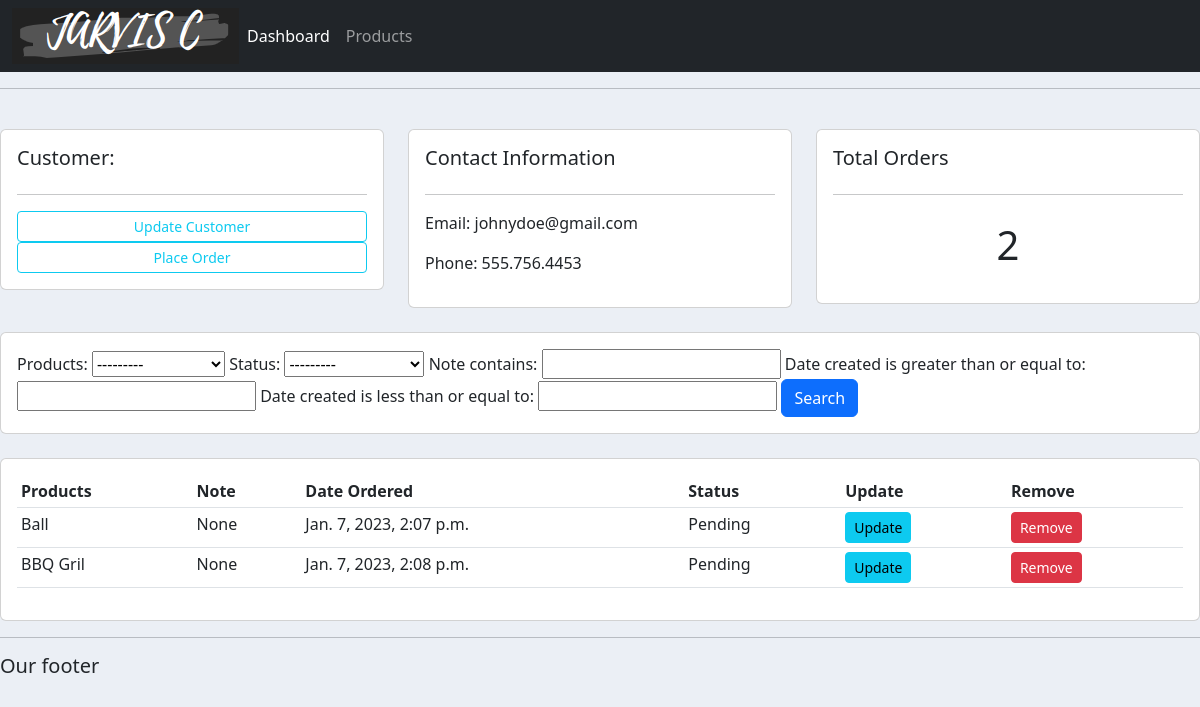
The app's page /customer/1/ with its own data.
### accounts/models.py (models this page shows, shortened)
class Customer(models.Model):
    name = models.CharField(max_length=200, null=True)
    phone = models.CharField(max_length=200, null=True)
    email = models.CharField(max_length=200, null=True)
    date_created = models.DateTimeField(auto_now_add=True, null=True)

class Order(models.Model):
    STATUS = (
        ('Pending', 'Pending'),
        ('Out for delivery', 'Out for delivery'),
        ('Delivery', 'Delivery'),
    )
    customer = models.ForeignKey(Customer, null=True, on_delete=models.SET_NULL)
    products = models.ForeignKey(Products, null=True, on_delete=models.SET_NULL)
    date_created = models.DateTimeField(auto_now_add=True, null=True)
    status = models.CharField(max_length=200, null=True, choices=STATUS)
    note = models.CharField(max_length=1000, null=True)

class Products(models.Model):
    CATEGORY = (
        ('Indoor', 'Indoor'),
        ('Out Door', 'Out Door'),
    )
    name = models.CharField(max_length=200, null=True)
    price = models.FloatField(null=True)
    category = models.CharField(max_length=200, null=True, choices=CATEGORY)
    description = models.CharField(max_length=200, null=True, blank=True)
    date_created = models.DateTimeField(auto_now_add=True, null=True)
    tags = models.ManyToManyField(Tag)
    def __str__(self):
        return self.name

### accounts/views.py (the view)
# urls.py: path('customer/<str:pk_test>/', views.customer, name="customer"),
def customer(request, pk_test):
    custom = Customer.objects.get(id=pk_test)
    orders = custom.order_set.all()
    order_count = orders.count()
    myFilter = OrderFilter(request.GET, queryset=orders)
    orders = myFilter.qs
    context = {'customer': custom, 'orders': orders, 'order_count': order_count, 'myFilter': myFilter}
    return render(request, 'accounts/customer.html', context)

### accounts/templates/accounts/customer.html
{% extends 'accounts/base.html' %}
{% block content %}
<br/>
<div class="row">
    <div class="col-md">
        <div class="card card-body">
            <h5>Customer:</h5>
            <hr/>
            <a href="" class="btn btn-outline-info btn-sm btn-block">Update Customer</a>
            <a  class="btn btn-outline-info btn-sm btn-block" href="{% url 'create_order' customer.id %}">Place Order</a>
        </div>
    </div>
    <div class="col-md">
        <div class="card card-body">
            <h5>Contact Information</h5>
            <hr/>
            <p>Email: {{ customer.email }}</p>
            <p>Phone: {{ customer.phone }}</p>
        </div>
    </div>
    <div class="col-md">
        <div class="card card-body">
            <h5>Total Orders</h5>
            <hr/>
            <h1 style="text-align: center; padding: 10px">{{ order_count  }}</h1>
        </div>
    </div>
</div>
<br/>
<div class="row">
    <div class="col">
        <div class="card card-body">
            <form method="get">
                {{ myFilter.form }}
                <button class="btn btn-primary" type="submit">Search</button>
            </form>
        </div>
    </div>
</div>
<br/>
<div class="row">
    <div class="col-md">
        <div class="card card-body">
            <table class="table table-sm">
                <tr>
                    <th>Products</th>
                    <th>Note</th>
                    <th>Date Ordered</th>
                    <th>Status</th>
                    <th>Update</th>
                    <th>Remove</th>
                </tr>
                {% for order in orders %}
                <tr>
                    <td>{{ order.products }}</td>
                    <td>{{ order.note }}</td>
                    <td>{{ order.date_created }}</td>
                    <td>{{ order.status }}</td>
                    <td><a class="btn btn-sm btn-info" href="{% url 'update_order' order.id %}">Update</a></td>
                    <td><a class="btn btn-sm btn-danger " href="{% url 'delete_order' order.id %}">Remove</a></td>
                </tr>
                {% endfor %}
            </table>
        </div>
    </div>
</div>
{% endblock content %}

### static/css/main.css (style rules this page uses)
body { background-color:#ebeff5 }

### records on screen
Customer: email "johnydoe@gmail.com", phone "555.756.4453"
Order: products "Ball", note "None", date_created "Jan. 7, 2023, 2:07 p.m.", status "Pending"
Order: products "BBQ Gril", note "None", date_created "Jan. 7, 2023, 2:08 p.m.", status "Pending"

### other values on screen
{{ order_count }} "2"
